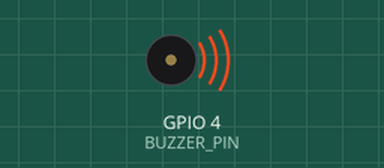
Simulated run of this program. Board: Raspberry Pi (BCM pin numbers). Shown: buzzer (waves = sounding). At 13.0 s the program stops and its outputs stay as they are.

Above: at 0.1 s.
At 13.1 s:
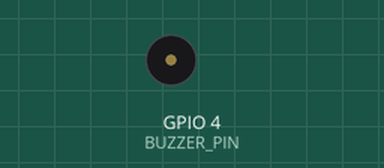
Timing chart, 0 to 14.5 s (numbered marks = the images above):
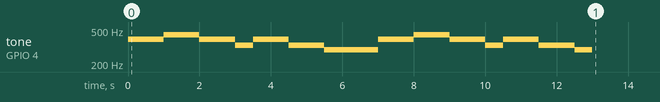

Measured:
- by itself, tone on GPIO 4 (BUZZER_PIN): plays 392 Hz for 1.0 s, 440 Hz for 1.0 s, 392 Hz for 1.0 s, 330 Hz for 0.50 s, 392 Hz for 1.0 s, 330 Hz for 1.0 s … (14 notes in this stretch)

The program:

piezo_buzzer_task.py
```python
import RPi.GPIO as GPIO
import time

BUZZER_PIN = 4
GPIO.setmode(GPIO.BCM)
GPIO.setup(BUZZER_PIN,GPIO.OUT)

pwm = GPIO.PWM(BUZZER_PIN,262)
pwm.start(10)

melody = [392, 392, 440, 440, 392, 392, 330, 392, 392, 330, 330, 294]


melody_two = [392, 392, 440, 440, 392, 392, 330, 392, 330, 294, 330, 262]

try:
    for i in melody:
        pwm.ChangeFrequency(i)
        time.sleep(0.5)

    time.sleep(1)

    for j in melody:
        pwm.ChangeFrequency(j)
        time.sleep(0.5)

finally:
    pwm.stop()
    GPIO.cleanup()
```
